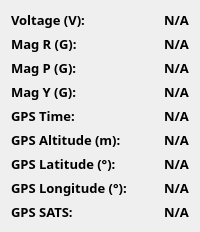
       <widget class="QWidget" name="telemetry_container_2" native="true">
        <layout class="QGridLayout" name="gridLayout_3">
         <item row="0" column="0">
          <layout class="QHBoxLayout" name="horizontalLayout_5" stretch="1,0">
           <item>
            <layout class="QVBoxLayout" name="verticalLayout">
             <item>
              <widget class="QLabel" name="volt_label">
               <property name="font">
                <font>
                 <family>Sans Serif Collection</family>
                 <pointsize>10</pointsize>
                 <weight>75</weight>
                 <bold>true</bold>
                </font>
               </property>
               <property name="styleSheet">
                <string notr="true">border: none;</string>
               </property>
               <property name="text">
                <string>Voltage (V):</string>
               </property>
              </widget>
             </item>
             <item>
              <widget class="QLabel" name="mag_r_label">
               <property name="font">
                <font>
                 <family>Sans Serif Collection</family>
                 <pointsize>10</pointsize>
                 <weight>75</weight>
                 <bold>true</bold>
                </font>
               </property>
               <property name="text">
                <string>Mag R (G):</string>
               </property>
              </widget>
             </item>
             <item>
              <widget class="QLabel" name="mag_p_label">
               <property name="font">
                <font>
                 <family>Sans Serif Collection</family>
                 <pointsize>10</pointsize>
                 <weight>75</weight>
                 <bold>true</bold>
                </font>
               </property>
               <property name="text">
                <string>Mag P (G):</string>
               </property>
              </widget>
             </item>
             <item>
              <widget class="QLabel" name="mag_y_label">
               <property name="font">
                <font>
                 <family>Sans Serif Collection</family>
                 <pointsize>10</pointsize>
                 <weight>75</weight>
                 <bold>true</bold>
                </font>
               </property>
               <property name="text">
                <string>Mag Y (G):</string>
               </property>
              </widget>
             </item>
             <item>
              <widget class="QLabel" name="gps_time_label">
               <property name="font">
                <font>
                 <family>Sans Serif Collection</family>
                 <pointsize>10</pointsize>
                 <weight>75</weight>
                 <bold>true</bold>
                </font>
               </property>
               <property name="styleSheet">
                <string notr="true">border: none;</string>
               </property>
               <property name="text">
                <string>GPS Time:</string>
               </property>
              </widget>
             </item>
             <item>
              <widget class="QLabel" name="gps_alt_label">
               <property name="font">
                <font>
                 <family>Sans Serif Collection</family>
                 <pointsize>10</pointsize>
                 <weight>75</weight>
                 <bold>true</bold>
                </font>
               </property>
               <property name="text">
                <string>GPS Altitude (m):</string>
               </property>
              </widget>
             </item>
             <item>
              <widget class="QLabel" name="gps_lat_label">
               <property name="font">
                <font>
                 <family>Sans Serif Collection</family>
                 <pointsize>10</pointsize>
                 <weight>75</weight>
                 <bold>true</bold>
                </font>
               </property>
               <property name="styleSheet">
                <string notr="true">border: none;</string>
               </property>
               <property name="text">
                <string>GPS Latitude (°):</string>
               </property>
              </widget>
             </item>
             <item>
              <widget class="QLabel" name="gps_long_label">
               <property name="font">
                <font>
                 <family>Sans Serif Collection</family>
                 <pointsize>10</pointsize>
                 <weight>75</weight>
                 <bold>true</bold>
                </font>
               </property>
               <property name="styleSheet">
                <string notr="true">border: none;</string>
               </property>
               <property name="text">
                <string>GPS Longitude (°):</string>
               </property>
              </widget>
             </item>
             <item>
              <widget class="QLabel" name="gps_sats_label">
               <property name="font">
                <font>
                 <family>Sans Serif Collection</family>
                 <pointsize>10</pointsize>
                 <weight>75</weight>
                 <bold>true</bold>
                </font>
               </property>
               <property name="styleSheet">
                <string notr="true">border: none;</string>
               </property>
               <property name="text">
                <string>GPS SATS:</string>
               </property>
              </widget>
             </item>
            </layout>
           </item>
           <item>
            <layout class="QVBoxLayout" name="verticalLayout_5">
             <item>
              <widget class="QLabel" name="VOLTAGE">
               <property name="font">
                <font>
                 <family>Sans Serif Collection</family>
                 <pointsize>10</pointsize>
                 <weight>75</weight>
                 <bold>true</bold>
                </font>
               </property>
               <property name="text">
                <string>N/A</string>
               </property>
              </widget>
             </item>
             <item>
              <widget class="QLabel" name="MAG_R">
               <property name="font">
                <font>
                 <family>Sans Serif Collection</family>
                 <pointsize>10</pointsize>
                 <weight>75</weight>
                 <bold>true</bold>
                </font>
               </property>
               <property name="text">
                <string>N/A</string>
               </property>
              </widget>
             </item>
             <item>
              <widget class="QLabel" name="MAG_P">
               <property name="font">
                <font>
                 <family>Sans Serif Collection</family>
                 <pointsize>10</pointsize>
                 <weight>75</weight>
                 <bold>true</bold>
                </font>
               </property>
               <property name="text">
                <string>N/A</string>
               </property>
              </widget>
             </item>
             <item>
              <widget class="QLabel" name="MAG_Y">
               <property name="font">
                <font>
                 <family>Sans Serif Collection</family>
                 <pointsize>10</pointsize>
                 <weight>75</weight>
                 <bold>true</bold>
                </font>
               </property>
               <property name="text">
                <string>N/A</string>
               </property>
              </widget>
             </item>
             <item>
              <widget class="QLabel" name="GPS_TIME">
               <property name="font">
                <font>
                 <family>Sans Serif Collection</family>
                 <pointsize>10</pointsize>
                 <weight>75</weight>
                 <bold>true</bold>
                </font>
               </property>
               <property name="text">
                <string>N/A</string>
               </property>
              </widget>
             </item>
             <item>
              <widget class="QLabel" name="GPS_ALTITUDE">
               <property name="font">
                <font>
                 <family>Sans Serif Collection</family>
                 <pointsize>10</pointsize>
                 <weight>75</weight>
                 <bold>true</bold>
                </font>
               </property>
               <property name="text">
                <string>N/A</string>
               </property>
              </widget>
             </item>
             <item>
              <widget class="QLabel" name="GPS_LATITUDE">
               <property name="font">
                <font>
                 <family>Sans Serif Collection</family>
                 <pointsize>10</pointsize>
                 <weight>75</weight>
                 <bold>true</bold>
                </font>
               </property>
               <property name="text">
                <string>N/A</string>
               </property>
              </widget>
             </item>
             <item>
              <widget class="QLabel" name="GPS_LONGITUDE">
               <property name="font">
                <font>
                 <family>Sans Serif Collection</family>
                 <pointsize>10</pointsize>
                 <weight>75</weight>
                 <bold>true</bold>
                </font>
               </property>
               <property name="text">
                <string>N/A</string>
               </property>
              </widget>
             </item>
             <item>
              <widget class="QLabel" name="GPS_SATS">
               <property name="font">
                <font>
                 <family>Sans Serif Collection</family>
                 <pointsize>10</pointsize>
                 <weight>75</weight>
                 <bold>true</bold>
                </font>
               </property>
               <property name="text">
                <string>N/A</string>
               </property>
              </widget>
             </item>
            </layout>
           </item>
          </layout>
         </item>
        </layout>
       </widget>
